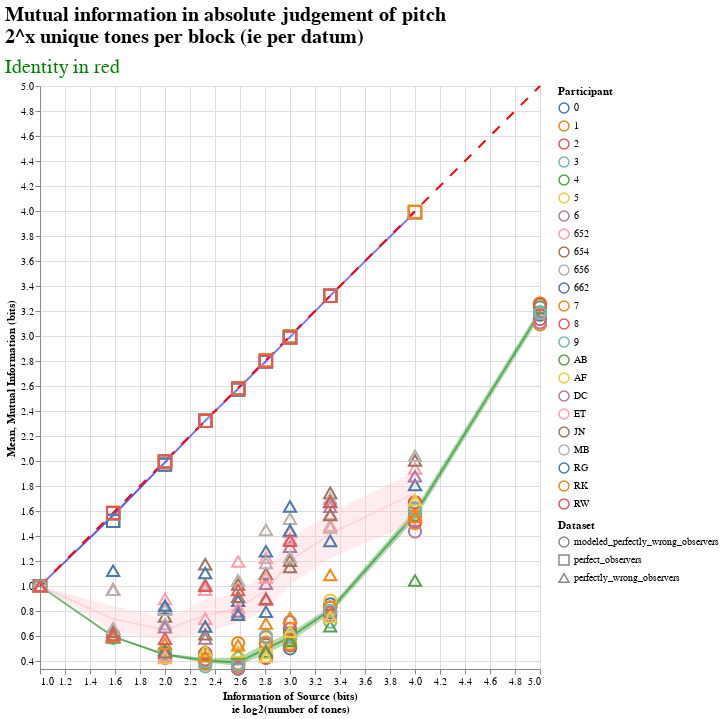

This figure's notebook cell:
### Code cell
plot_mutual_info([perfect_observers_df, not_identity_model_df, wrong_df])

### Figure 1 — Vega-Lite specification as saved in the notebook (floating-point values rounded to 4 significant figures; data arrays with more than 128 entries replaced by an {"elided": "..."} marker saying what was removed)
{"config": {"view": {"continuousWidth": 400, "continuousHeight": 300}, "title": {"anchor": "start", "font": "Helvetica", "fontSize": 20}}, "layer": [{"layer": [{"mark": {"type": "line", "color": "blue", "opacity": 0.5}, "encoding": {"x": {"type": "quantitative", "field": "source", "scale": {"domain": [1.0, 5.0]}, "title": ["Information of Source (bits)", "ie log2(number of tones)"]}, "y": {"type": "quantitative", "aggregate": "mean", "field": "mutual", "scale": {"domain": [0.3359, 5.0]}, "title": "Mean"}}, "height": 583.0, "title": {"text": ["Mutual information in absolute judgement of pitch", "2^x unique tones per block (ie per datum)"], "subtitle": ["Identity in red"], "color": "black", "subtitleColor": "green", "subtitleFontSize": 20, "subtitlePadding": 10}, "width": 500}, {"mark": {"type": "errorband", "color": "blue", "extent": "ci"}, "encoding": {"x": {"type": "quantitative", "field": "source", "scale": {"domain": [1.0, 5.0]}, "title": ["Information of Source (bits)", "ie log2(number of tones)"]}, "y": {"type": "quantitative", "field": "mutual", "scale": {"domain": [0.3359, 5.0]}, "title": ""}}, "height": 583.0, "title": {"text": ["Mutual information in absolute judgement of pitch", "2^x unique tones per block (ie per datum)"], "subtitle": ["Identity in red"], "color": "black", "subtitleColor": "green", "subtitleFontSize": 20, "subtitlePadding": 10}, "width": 500}], "data": {"name": "data-fed8695b78d0467fa31e796bd8058746"}}, {"layer": [{"mark": {"type": "line", "color": "green", "opacity": 0.5}, "encoding": {"x": {"type": "quantitative", "field": "source", "scale": {"domain": [1.0, 5.0]}, "title": ["Information of Source (bits)", "ie log2(number of tones)"]}, "y": {"type": "quantitative", "aggregate": "mean", "field": "mutual", "scale": {"domain": [0.3359, 5.0]}, "title": "Mean"}}, "height": 583.0, "title": {"text": ["Mutual information in absolute judgement of pitch", "2^x unique tones per block (ie per datum)"], "subtitle": ["Identity in red"], "color": "black", "subtitleColor": "green", "subtitleFontSize": 20, "subtitlePadding": 10}, "width": 500}, {"mark": {"type": "errorband", "color": "green", "extent": "ci"}, "encoding": {"x": {"type": "quantitative", "field": "source", "scale": {"domain": [1.0, 5.0]}, "title": ["Information of Source (bits)", "ie log2(number of tones)"]}, "y": {"type": "quantitative", "field": "mutual", "scale": {"domain": [0.3359, 5.0]}, "title": ""}}, "height": 583.0, "title": {"text": ["Mutual information in absolute judgement of pitch", "2^x unique tones per block (ie per datum)"], "subtitle": ["Identity in red"], "color": "black", "subtitleColor": "green", "subtitleFontSize": 20, "subtitlePadding": 10}, "width": 500}], "data": {"name": "data-efb2f48be89034cd4c956def0618857c"}}, {"layer": [{"mark": {"type": "line", "color": "pink", "opacity": 0.5}, "encoding": {"x": {"type": "quantitative", "field": "source", "scale": {"domain": [1.0, 5.0]}, "title": ["Information of Source (bits)", "ie log2(number of tones)"]}, "y": {"type": "quantitative", "aggregate": "mean", "field": "mutual", "scale": {"domain": [0.3359, 5.0]}, "title": "Mean"}}, "height": 583.0, "title": {"text": ["Mutual information in absolute judgement of pitch", "2^x unique tones per block (ie per datum)"], "subtitle": ["Identity in red"], "color": "black", "subtitleColor": "green", "subtitleFontSize": 20, "subtitlePadding": 10}, "width": 500}, {"mark": {"type": "errorband", "color": "pink", "extent": "ci"}, "encoding": {"x": {"type": "quantitative", "field": "source", "scale": {"domain": [1.0, 5.0]}, "title": ["Information of Source (bits)", "ie log2(number of tones)"]}, "y": {"type": "quantitative", "field": "mutual", "scale": {"domain": [0.3359, 5.0]}, "title": ""}}, "height": 583.0, "title": {"text": ["Mutual information in absolute judgement of pitch", "2^x unique tones per block (ie per datum)"], "subtitle": ["Identity in red"], "color": "black", "subtitleColor": "green", "subtitleFontSize": 20, "subtitlePadding": 10}, "width": 500}], "data": {"name": "data-e9dbe2e2ed11192fa0c4c49d2bf84fb3"}}, {"data": {"name": "data-fbe34fcba80713c6e2a2411ef93149db"}, "mark": {"type": "line", "color": "red", "strokeDash": [10, 10]}, "encoding": {"x": {"type": "quantitative", "field": "source", "scale": {"domain": [1.0, 5.0]}, "title": ["Information of Source (bits)", "ie log2(number of tones)"]}, "y": {"type": "quantitative", "field": "source", "scale": {"domain": [0.3359, 5.0]}, "title": ""}}, "height": 583, "title": {"text": ["Mutual information in absolute judgement of pitch", "2^x unique tones per block (ie per datum)"], "subtitle": ["Identity in red"], "color": "black", "subtitleColor": "green", "subtitleFontSize": 20, "subtitlePadding": 10}, "width": 500}, {"data": {"name": "data-fbe34fcba80713c6e2a2411ef93149db"}, "mark": {"type": "point", "opacity": 1, "size": 150}, "encoding": {"color": {"type": "nominal", "field": "pid", "title": "Participant"}, "shape": {"type": "nominal", "field": "source_df", "title": "Dataset"}, "x": {"type": "quantitative", "field": "source", "scale": {"domain": [1.0, 5.0]}, "title": ["Information of Source (bits)", "ie log2(number of tones)"]}, "y": {"type": "quantitative", "axis": {"titleColor": "black"}, "field": "mutual", "scale": {"domain": [0.3359, 5.0]}, "title": "Mutual Information (bits)"}}, "height": 583, "title": {"text": ["Mutual information in absolute judgement of pitch", "2^x unique tones per block (ie per datum)"], "subtitle": ["Identity in red"], "color": "black", "subtitleColor": "green", "subtitleFontSize": 20, "subtitlePadding": 10}, "width": 500}], "$schema": "https://vega.github.io/schema/vega-lite/v4.8.1.json", "datasets": {"data-fed8695b78d0467fa31e796bd8058746": [{"pid": "652", "source": 1.585, "mutual": 1.522, "source_df": "perfect_observers"}, {"pid": "652", "source": 2.0, "mutual": 1.971, "source_df": "perfect_observers"}, {"pid": "652", "source": 2.322, "mutual": 2.322, "source_df": "perfect_observers"}, {"pid": "652", "source": 2.585, "mutual": 2.571, "source_df": "perfect_observers"}, {"pid": "652", "source": 2.807, "mutual": 2.793, "source_df": "perfect_observers"}, {"pid": "652", "source": 3.0, "mutual": 2.99, "source_df": "perfect_observers"}, {"pid": "652", "source": 3.322, "mutual": 3.322, "source_df": "perfect_observers"}, {"pid": "652", "source": 4.0, "mutual": 3.991, "source_df": "perfect_observers"}, {"pid": "654", "source": 1.585, "mutual": 1.522, "source_df": "perfect_observers"}, {"pid": "654", "source": 2.0, "mutual": 1.971, "source_df": "perfect_observers"}, {"pid": "654", "source": 2.322, "mutual": 2.322, "source_df": "perfect_observers"}, {"pid": "654", "source": 2.585, "mutual": 2.571, "source_df": "perfect_observers"}, {"pid": "654", "source": 2.807, "mutual": 2.793, "source_df": "perfect_observers"}, {"pid": "654", "source": 3.0, "mutual": 2.99, "source_df": "perfect_observers"}, {"pid": "654", "source": 3.322, "mutual": 3.322, "source_df": "perfect_observers"}, {"pid": "654", "source": 4.0, "mutual": 3.991, "source_df": "perfect_observers"}, {"pid": "656", "source": 1.585, "mutual": 1.522, "source_df": "perfect_observers"}, {"pid": "656", "source": 2.0, "mutual": 1.971, "source_df": "perfect_observers"}, {"pid": "656", "source": 2.322, "mutual": 2.322, "source_df": "perfect_observers"}, {"pid": "656", "source": 2.585, "mutual": 2.571, "source_df": "perfect_observers"}, {"pid": "656", "source": 2.807, "mutual": 2.793, "source_df": "perfect_observers"}, {"pid": "656", "source": 3.0, "mutual": 2.99, "source_df": "perfect_observers"}, {"pid": "656", "source": 3.322, "mutual": 3.322, "source_df": "perfect_observers"}, {"pid": "656", "source": 4.0, "mutual": 3.991, "source_df": "perfect_observers"}, {"pid": "662", "source": 1.585, "mutual": 1.522, "source_df": "perfect_observers"}, {"pid": "662", "source": 2.0, "mutual": 1.971, "source_df": "perfect_observers"}, {"pid": "662", "source": 2.322, "mutual": 2.322, "source_df": "perfect_observers"}, {"pid": "662", "source": 2.585, "mutual": 2.571, "source_df": "perfect_observers"}, {"pid": "662", "source": 2.807, "mutual": 2.793, "source_df": "perfect_observers"}, {"pid": "662", "source": 3.0, "mutual": 2.99, "source_df": "perfect_observers"}, {"pid": "662", "source": 3.322, "mutual": 3.322, "source_df": "perfect_observers"}, {"pid": "662", "source": 4.0, "mutual": 3.991, "source_df": "perfect_observers"}, {"pid": "AB", "source": 1.0, "mutual": 1.0, "source_df": "perfect_observers"}, {"pid": "AB", "source": 1.585, "mutual": 1.585, "source_df": "perfect_observers"}, {"pid": "AB", "source": 2.0, "mutual": 1.999, "source_df": "perfect_observers"}, {"pid": "AB", "source": 2.322, "mutual": 2.322, "source_df": "perfect_observers"}, {"pid": "AB", "source": 2.585, "mutual": 2.583, "source_df": "perfect_observers"}, {"pid": "AB", "source": 2.807, "mutual": 2.804, "source_df": "perfect_observers"}, {"pid": "AB", "source": 3.0, "mutual": 2.999, "source_df": "perfect_observers"}, {"pid": "AB", "source": 3.322, "mutual": 3.322, "source_df": "perfect_observers"}, {"pid": "AB", "source": 4.0, "mutual": 3.994, "source_df": "perfect_observers"}, {"pid": "AF", "source": 1.0, "mutual": 1.0, "source_df": "perfect_observers"}, {"pid": "AF", "source": 1.585, "mutual": 1.585, "source_df": "perfect_observers"}, {"pid": "AF", "source": 2.0, "mutual": 1.998, "source_df": "perfect_observers"}, {"pid": "AF", "source": 2.322, "mutual": 2.322, "source_df": "perfect_observers"}, {"pid": "AF", "source": 2.585, "mutual": 2.584, "source_df": "perfect_observers"}, {"pid": "AF", "source": 2.807, "mutual": 2.805, "source_df": "perfect_observers"}, {"pid": "AF", "source": 3.0, "mutual": 2.994, "source_df": "perfect_observers"}, {"pid": "AF", "source": 3.322, "mutual": 3.322, "source_df": "perfect_observers"}, {"pid": "AF", "source": 4.0, "mutual": 3.995, "source_df": "perfect_observers"}, {"pid": "DC", "source": 1.0, "mutual": 1.0, "source_df": "perfect_observers"}, {"pid": "DC", "source": 1.585, "mutual": 1.584, "source_df": "perfect_observers"}, {"pid": "DC", "source": 2.0, "mutual": 1.997, "source_df": "perfect_observers"}, {"pid": "DC", "source": 2.322, "mutual": 2.322, "source_df": "perfect_observers"}, {"pid": "DC", "source": 2.585, "mutual": 2.579, "source_df": "perfect_observers"}, {"pid": "DC", "source": 2.807, "mutual": 2.799, "source_df": "perfect_observers"}, {"pid": "DC", "source": 3.0, "mutual": 2.99, "source_df": "perfect_observers"}, {"pid": "DC", "source": 3.322, "mutual": 3.322, "source_df": "perfect_observers"}, {"pid": "DC", "source": 4.0, "mutual": 3.991, "source_df": "perfect_observers"}, {"pid": "ET", "source": 1.0, "mutual": 1.0, "source_df": "perfect_observers"}, {"pid": "ET", "source": 1.585, "mutual": 1.584, "source_df": "perfect_observers"}, {"pid": "ET", "source": 2.0, "mutual": 1.997, "source_df": "perfect_observers"}, {"pid": "ET", "source": 2.322, "mutual": 2.322, "source_df": "perfect_observers"}, {"pid": "ET", "source": 2.585, "mutual": 2.579, "source_df": "perfect_observers"}, {"pid": "ET", "source": 2.807, "mutual": 2.799, "source_df": "perfect_observers"}, {"pid": "ET", "source": 3.0, "mutual": 2.99, "source_df": "perfect_observers"}, {"pid": "ET", "source": 3.322, "mutual": 3.322, "source_df": "perfect_observers"}, {"pid": "JN", "source": 1.0, "mutual": 1.0, "source_df": "perfect_observers"}, {"pid": "JN", "source": 1.585, "mutual": 1.584, "source_df": "perfect_observers"}, {"pid": "JN", "source": 2.0, "mutual": 1.997, "source_df": "perfect_observers"}, {"pid": "JN", "source": 2.322, "mutual": 2.322, "source_df": "perfect_observers"}, {"pid": "JN", "source": 2.585, "mutual": 2.579, "source_df": "perfect_observers"}, {"pid": "JN", "source": 2.807, "mutual": 2.799, "source_df": "perfect_observers"}, {"pid": "JN", "source": 3.0, "mutual": 2.99, "source_df": "perfect_observers"}, {"pid": "JN", "source": 3.322, "mutual": 3.322, "source_df": "perfect_observers"}, {"pid": "MB", "source": 1.0, "mutual": 1.0, "source_df": "perfect_observers"}, {"pid": "MB", "source": 1.585, "mutual": 1.584, "source_df": "perfect_observers"}, {"pid": "MB", "source": 2.0, "mutual": 1.997, "source_df": "perfect_observers"}, {"pid": "MB", "source": 2.322, "mutual": 2.322, "source_df": "perfect_observers"}, {"pid": "MB", "source": 2.585, "mutual": 2.579, "source_df": "perfect_observers"}, {"pid": "MB", "source": 2.807, "mutual": 2.799, "source_df": "perfect_observers"}, {"pid": "MB", "source": 3.0, "mutual": 2.99, "source_df": "perfect_observers"}, {"pid": "MB", "source": 3.322, "mutual": 3.322, "source_df": "perfect_observers"}, {"pid": "RG", "source": 1.0, "mutual": 1.0, "source_df": "perfect_observers"}, {"pid": "RG", "source": 1.585, "mutual": 1.584, "source_df": "perfect_observers"}, {"pid": "RG", "source": 2.0, "mutual": 1.997, "source_df": "perfect_observers"}, {"pid": "RG", "source": 2.322, "mutual": 2.322, "source_df": "perfect_observers"}, {"pid": "RG", "source": 2.585, "mutual": 2.579, "source_df": "perfect_observers"}, {"pid": "RG", "source": 2.807, "mutual": 2.799, "source_df": "perfect_observers"}, {"pid": "RG", "source": 3.0, "mutual": 2.99, "source_df": "perfect_observers"}, {"pid": "RG", "source": 3.322, "mutual": 3.322, "source_df": "perfect_observers"}, {"pid": "RK", "source": 1.0, "mutual": 1.0, "source_df": "perfect_observers"}, {"pid": "RK", "source": 1.585, "mutual": 1.585, "source_df": "perfect_observers"}, {"pid": "RK", "source": 2.0, "mutual": 1.998, "source_df": "perfect_observers"}, {"pid": "RK", "source": 2.322, "mutual": 2.322, "source_df": "perfect_observers"}, {"pid": "RK", "source": 2.585, "mutual": 2.581, "source_df": "perfect_observers"}, {"pid": "RK", "source": 2.807, "mutual": 2.806, "source_df": "perfect_observers"}, {"pid": "RK", "source": 3.0, "mutual": 2.99, "source_df": "perfect_observers"}, {"pid": "RK", "source": 3.322, "mutual": 3.322, "source_df": "perfect_observers"}, {"pid": "RK", "source": 4.0, "mutual": 3.991, "source_df": "perfect_observers"}, {"pid": "RW", "source": 1.0, "mutual": 1.0, "source_df": "perfect_observers"}, {"pid": "RW", "source": 1.585, "mutual": 1.584, "source_df": "perfect_observers"}, {"pid": "RW", "source": 2.0, "mutual": 1.997, "source_df": "perfect_observers"}, {"pid": "RW", "source": 2.322, "mutual": 2.322, "source_df": "perfect_observers"}, {"pid": "RW", "source": 2.585, "mutual": 2.579, "source_df": "perfect_observers"}, {"pid": "RW", "source": 2.807, "mutual": 2.799, "source_df": "perfect_observers"}, {"pid": "RW", "source": 3.0, "mutual": 2.99, "source_df": "perfect_observers"}, {"pid": "RW", "source": 3.322, "mutual": 3.322, "source_df": "perfect_observers"}], "data-efb2f48be89034cd4c956def0618857c": [{"pid": "0", "source": 1.0, "mutual": 1.0, "source_df": "modeled_perfectly_wrong_observers"}, {"pid": "0", "source": 1.585, "mutual": 0.5908, "source_df": "modeled_perfectly_wrong_observers"}, {"pid": "0", "source": 2.0, "mutual": 0.4632, "source_df": "modeled_perfectly_wrong_observers"}, {"pid": "0", "source": 2.322, "mutual": 0.3869, "source_df": "modeled_perfectly_wrong_observers"}, {"pid": "0", "source": 2.585, "mutual": 0.3408, "source_df": "modeled_perfectly_wrong_observers"}, {"pid": "0", "source": 2.807, "mutual": 0.4312, "source_df": "modeled_perfectly_wrong_observers"}, {"pid": "0", "source": 3.0, "mutual": 0.5016, "source_df": "modeled_perfectly_wrong_observers"}, {"pid": "0", "source": 3.322, "mutual": 0.8528, "source_df": "modeled_perfectly_wrong_observers"}, {"pid": "0", "source": 4.0, "mutual": 1.621, "source_df": "modeled_perfectly_wrong_observers"}, {"pid": "0", "source": 5.0, "mutual": 3.171, "source_df": "modeled_perfectly_wrong_observers"}, {"pid": "1", "source": 1.0, "mutual": 1.0, "source_df": "modeled_perfectly_wrong_observers"}, {"pid": "1", "source": 1.585, "mutual": 0.602, "source_df": "modeled_perfectly_wrong_observers"}, {"pid": "1", "source": 2.0, "mutual": 0.4369, "source_df": "modeled_perfectly_wrong_observers"}, {"pid": "1", "source": 2.322, "mutual": 0.3761, "source_df": "modeled_perfectly_wrong_observers"}, {"pid": "1", "source": 2.585, "mutual": 0.3576, "source_df": "modeled_perfectly_wrong_observers"}, {"pid": "1", "source": 2.807, "mutual": 0.5888, "source_df": "modeled_perfectly_wrong_observers"}, {"pid": "1", "source": 3.0, "mutual": 0.5729, "source_df": "modeled_perfectly_wrong_observers"}, {"pid": "1", "source": 3.322, "mutual": 0.8266, "source_df": "modeled_perfectly_wrong_observers"}, {"pid": "1", "source": 4.0, "mutual": 1.502, "source_df": "modeled_perfectly_wrong_observers"}, {"pid": "1", "source": 5.0, "mutual": 3.092, "source_df": "modeled_perfectly_wrong_observers"}, {"pid": "2", "source": 1.0, "mutual": 1.0, "source_df": "modeled_perfectly_wrong_observers"}, {"pid": "2", "source": 1.585, "mutual": 0.5905, "source_df": "modeled_perfectly_wrong_observers"}, {"pid": "2", "source": 2.0, "mutual": 0.4311, "source_df": "modeled_perfectly_wrong_observers"}, {"pid": "2", "source": 2.322, "mutual": 0.4125, "source_df": "modeled_perfectly_wrong_observers"}, {"pid": "2", "source": 2.585, "mutual": 0.3703, "source_df": "modeled_perfectly_wrong_observers"}, {"pid": "2", "source": 2.807, "mutual": 0.5296, "source_df": "modeled_perfectly_wrong_observers"}, {"pid": "2", "source": 3.0, "mutual": 0.5249, "source_df": "modeled_perfectly_wrong_observers"}, {"pid": "2", "source": 3.322, "mutual": 0.7638, "source_df": "modeled_perfectly_wrong_observers"}, {"pid": "2", "source": 4.0, "mutual": 1.519, "source_df": "modeled_perfectly_wrong_observers"}, {"pid": "2", "source": 5.0, "mutual": 3.136, "source_df": "modeled_perfectly_wrong_observers"}, {"pid": "3", "source": 1.0, "mutual": 1.0, "source_df": "modeled_perfectly_wrong_observers"}, {"pid": "3", "source": 1.585, "mutual": 0.5917, "source_df": "modeled_perfectly_wrong_observers"}, {"pid": "3", "source": 2.0, "mutual": 0.4592, "source_df": "modeled_perfectly_wrong_observers"}, {"pid": "3", "source": 2.322, "mutual": 0.3573, "source_df": "modeled_perfectly_wrong_observers"}, {"pid": "3", "source": 2.585, "mutual": 0.422, "source_df": "modeled_perfectly_wrong_observers"}, {"pid": "3", "source": 2.807, "mutual": 0.5435, "source_df": "modeled_perfectly_wrong_observers"}, {"pid": "3", "source": 3.0, "mutual": 0.6215, "source_df": "modeled_perfectly_wrong_observers"}, {"pid": "3", "source": 3.322, "mutual": 0.7149, "source_df": "modeled_perfectly_wrong_observers"}, {"pid": "3", "source": 4.0, "mutual": 1.617, "source_df": "modeled_perfectly_wrong_observers"}, {"pid": "3", "source": 5.0, "mutual": 3.191, "source_df": "modeled_perfectly_wrong_observers"}, {"pid": "4", "source": 1.0, "mutual": 1.0, "source_df": "modeled_perfectly_wrong_observers"}, {"pid": "4", "source": 1.585, "mutual": 0.5879, "source_df": "modeled_perfectly_wrong_observers"}, {"pid": "4", "source": 2.0, "mutual": 0.4393, "source_df": "modeled_perfectly_wrong_observers"}, {"pid": "4", "source": 2.322, "mutual": 0.4514, "source_df": "modeled_perfectly_wrong_observers"}, {"pid": "4", "source": 2.585, "mutual": 0.3808, "source_df": "modeled_perfectly_wrong_observers"}, {"pid": "4", "source": 2.807, "mutual": 0.4338, "source_df": "modeled_perfectly_wrong_observers"}, {"pid": "4", "source": 3.0, "mutual": 0.6207, "source_df": "modeled_perfectly_wrong_observers"}, {"pid": "4", "source": 3.322, "mutual": 0.8276, "source_df": "modeled_perfectly_wrong_observers"}, {"pid": "4", "source": 4.0, "mutual": 1.571, "source_df": "modeled_perfectly_wrong_observers"}, {"pid": "4", "source": 5.0, "mutual": 3.228, "source_df": "modeled_perfectly_wrong_observers"}, {"pid": "5", "source": 1.0, "mutual": 1.0, "source_df": "modeled_perfectly_wrong_observers"}, {"pid": "5", "source": 1.585, "mutual": 0.5986, "source_df": "modeled_perfectly_wrong_observers"}, {"pid": "5", "source": 2.0, "mutual": 0.4841, "source_df": "modeled_perfectly_wrong_observers"}, {"pid": "5", "source": 2.322, "mutual": 0.396, "source_df": "modeled_perfectly_wrong_observers"}, {"pid": "5", "source": 2.585, "mutual": 0.3832, "source_df": "modeled_perfectly_wrong_observers"}, {"pid": "5", "source": 2.807, "mutual": 0.4669, "source_df": "modeled_perfectly_wrong_observers"}, {"pid": "5", "source": 3.0, "mutual": 0.5469, "source_df": "modeled_perfectly_wrong_observers"}, {"pid": "5", "source": 3.322, "mutual": 0.8828, "source_df": "modeled_perfectly_wrong_observers"}, {"pid": "5", "source": 4.0, "mutual": 1.65, "source_df": "modeled_perfectly_wrong_observers"}, {"pid": "5", "source": 5.0, "mutual": 3.259, "source_df": "modeled_perfectly_wrong_observers"}, {"pid": "6", "source": 1.0, "mutual": 1.0, "source_df": "modeled_perfectly_wrong_observers"}, {"pid": "6", "source": 1.585, "mutual": 0.5938, "source_df": "modeled_perfectly_wrong_observers"}, {"pid": "6", "source": 2.0, "mutual": 0.425, "source_df": "modeled_perfectly_wrong_observers"}, {"pid": "6", "source": 2.322, "mutual": 0.4007, "source_df": "modeled_perfectly_wrong_observers"}, {"pid": "6", "source": 2.585, "mutual": 0.3359, "source_df": "modeled_perfectly_wrong_observers"}, {"pid": "6", "source": 2.807, "mutual": 0.4236, "source_df": "modeled_perfectly_wrong_observers"}, {"pid": "6", "source": 3.0, "mutual": 0.7109, "source_df": "modeled_perfectly_wrong_observers"}, {"pid": "6", "source": 3.322, "mutual": 0.7948, "source_df": "modeled_perfectly_wrong_observers"}, {"pid": "6", "source": 4.0, "mutual": 1.436, "source_df": "modeled_perfectly_wrong_observers"}, {"pid": "6", "source": 5.0, "mutual": 3.109, "source_df": "modeled_perfectly_wrong_observers"}, {"pid": "7", "source": 1.0, "mutual": 1.0, "source_df": "modeled_perfectly_wrong_observers"}, {"pid": "7", "source": 1.585, "mutual": 0.5965, "source_df": "modeled_perfectly_wrong_observers"}, {"pid": "7", "source": 2.0, "mutual": 0.4645, "source_df": "modeled_perfectly_wrong_observers"}, {"pid": "7", "source": 2.322, "mutual": 0.3991, "source_df": "modeled_perfectly_wrong_observers"}, {"pid": "7", "source": 2.585, "mutual": 0.5435, "source_df": "modeled_perfectly_wrong_observers"}, {"pid": "7", "source": 2.807, "mutual": 0.548, "source_df": "modeled_perfectly_wrong_observers"}, {"pid": "7", "source": 3.0, "mutual": 0.5344, "source_df": "modeled_perfectly_wrong_observers"}, {"pid": "7", "source": 3.322, "mutual": 0.8277, "source_df": "modeled_perfectly_wrong_observers"}, {"pid": "7", "source": 4.0, "mutual": 1.556, "source_df": "modeled_perfectly_wrong_observers"}, {"pid": "7", "source": 5.0, "mutual": 3.26, "source_df": "modeled_perfectly_wrong_observers"}, {"pid": "8", "source": 1.0, "mutual": 1.0, "source_df": "modeled_perfectly_wrong_observers"}, {"pid": "8", "source": 1.585, "mutual": 0.6116, "source_df": "modeled_perfectly_wrong_observers"}, {"pid": "8", "source": 2.0, "mutual": 0.4436, "source_df": "modeled_perfectly_wrong_observers"}, {"pid": "8", "source": 2.322, "mutual": 0.4626, "source_df": "modeled_perfectly_wrong_observers"}, {"pid": "8", "source": 2.585, "mutual": 0.377, "source_df": "modeled_perfectly_wrong_observers"}, {"pid": "8", "source": 2.807, "mutual": 0.4283, "source_df": "modeled_perfectly_wrong_observers"}, {"pid": "8", "source": 3.0, "mutual": 0.6575, "source_df": "modeled_perfectly_wrong_observers"}, {"pid": "8", "source": 3.322, "mutual": 0.7876, "source_df": "modeled_perfectly_wrong_observers"}, {"pid": "8", "source": 4.0, "mutual": 1.67, "source_df": "modeled_perfectly_wrong_observers"}, {"pid": "8", "source": 5.0, "mutual": 3.25, "source_df": "modeled_perfectly_wrong_observers"}, {"pid": "9", "source": 1.0, "mutual": 1.0, "source_df": "modeled_perfectly_wrong_observers"}, {"pid": "9", "source": 1.585, "mutual": 0.5857, "source_df": "modeled_perfectly_wrong_observers"}, {"pid": "9", "source": 2.0, "mutual": 0.4671, "source_df": "modeled_perfectly_wrong_observers"}, {"pid": "9", "source": 2.322, "mutual": 0.3977, "source_df": "modeled_perfectly_wrong_observers"}, {"pid": "9", "source": 2.585, "mutual": 0.3726, "source_df": "modeled_perfectly_wrong_observers"}, {"pid": "9", "source": 2.807, "mutual": 0.5994, "source_df": "modeled_perfectly_wrong_observers"}, {"pid": "9", "source": 3.0, "mutual": 0.5977, "source_df": "modeled_perfectly_wrong_observers"}, {"pid": "9", "source": 3.322, "mutual": 0.7997, "source_df": "modeled_perfectly_wrong_observers"}, {"pid": "9", "source": 4.0, "mutual": 1.606, "source_df": "modeled_perfectly_wrong_observers"}, {"pid": "9", "source": 5.0, "mutual": 3.183, "source_df": "modeled_perfectly_wrong_observers"}], "data-e9dbe2e2ed11192fa0c4c49d2bf84fb3": [{"pid": "652", "source": 1.585, "mutual": 0.971, "source_df": "perfectly_wrong_observers"}, {"pid": "652", "source": 2.0, "mutual": 0.8955, "source_df": "perfectly_wrong_observers"}, {"pid": "652", "source": 2.322, "mutual": 0.971, "source_df": "perfectly_wrong_observers"}, {"pid": "652", "source": 2.585, "mutual": 1.195, "source_df": "perfectly_wrong_observers"}, {"pid": "652", "source": 2.807, "mutual": 1.227, "source_df": "perfectly_wrong_observers"}, {"pid": "652", "source": 3.0, "mutual": 1.432, "source_df": "perfectly_wrong_observers"}, {"pid": "652", "source": 3.322, "mutual": 1.578, "source_df": "perfectly_wrong_observers"}, {"pid": "652", "source": 4.0, "mutual": 1.94, "source_df": "perfectly_wrong_observers"}, {"pid": "654", "source": 1.585, "mutual": 0.971, "source_df": "perfectly_wrong_observers"}, {"pid": "654", "source": 2.0, "mutual": 0.7568, "source_df": "perfectly_wrong_observers"}, {"pid": "654", "source": 2.322, "mutual": 1.174, "source_df": "perfectly_wrong_observers"}, {"pid": "654", "source": 2.585, "mutual": 1.013, "source_df": "perfectly_wrong_observers"}, {"pid": "654", "source": 2.807, "mutual": 1.099, "source_df": "perfectly_wrong_observers"}, {"pid": "654", "source": 3.0, "mutual": 1.202, "source_df": "perfectly_wrong_observers"}, {"pid": "654", "source": 3.322, "mutual": 1.745, "source_df": "perfectly_wrong_observers"}, {"pid": "654", "source": 4.0, "mutual": 2.005, "source_df": "perfectly_wrong_observers"}, {"pid": "656", "source": 1.585, "mutual": 0.971, "source_df": "perfectly_wrong_observers"}, {"pid": "656", "source": 2.0, "mutual": 0.6955, "source_df": "perfectly_wrong_observers"}, {"pid": "656", "source": 2.322, "mutual": 1.015, "source_df": "perfectly_wrong_observers"}, {"pid": "656", "source": 2.585, "mutual": 0.7884, "source_df": "perfectly_wrong_observers"}, {"pid": "656", "source": 2.807, "mutual": 1.449, "source_df": "perfectly_wrong_observers"}, {"pid": "656", "source": 3.0, "mutual": 1.539, "source_df": "perfectly_wrong_observers"}, {"pid": "656", "source": 3.322, "mutual": 1.467, "source_df": "perfectly_wrong_observers"}, {"pid": "656", "source": 4.0, "mutual": 2.042, "source_df": "perfectly_wrong_observers"}, {"pid": "662", "source": 1.585, "mutual": 1.122, "source_df": "perfectly_wrong_observers"}, {"pid": "662", "source": 2.0, "mutual": 0.82, "source_df": "perfectly_wrong_observers"}, {"pid": "662", "source": 2.322, "mutual": 1.104, "source_df": "perfectly_wrong_observers"}, {"pid": "662", "source": 2.585, "mutual": 0.8822, "source_df": "perfectly_wrong_observers"}, {"pid": "662", "source": 2.807, "mutual": 1.278, "source_df": "perfectly_wrong_observers"}, {"pid": "662", "source": 3.0, "mutual": 1.636, "source_df": "perfectly_wrong_observers"}, {"pid": "662", "source": 3.322, "mutual": 1.361, "source_df": "perfectly_wrong_observers"}, {"pid": "662", "source": 4.0, "mutual": 1.808, "source_df": "perfectly_wrong_observers"}, {"pid": "AB", "source": 1.0, "mutual": 1.0, "source_df": "perfectly_wrong_observers"}, {"pid": "AB", "source": 1.585, "mutual": 0.5891, "source_df": "perfectly_wrong_observers"}, {"pid": "AB", "source": 2.0, "mutual": 0.4894, "source_df": "perfectly_wrong_observers"}, {"pid": "AB", "source": 2.322, "mutual": 0.4883, "source_df": "perfectly_wrong_observers"}, {"pid": "AB", "source": 2.585, "mutual": 0.4619, "source_df": "perfectly_wrong_observers"}, {"pid": "AB", "source": 2.807, "mutual": 0.4769, "source_df": "perfectly_wrong_observers"}, {"pid": "AB", "source": 3.0, "mutual": 0.5611, "source_df": "perfectly_wrong_observers"}, {"pid": "AB", "source": 3.322, "mutual": 0.6781, "source_df": "perfectly_wrong_observers"}, {"pid": "AB", "source": 4.0, "mutual": 1.044, "source_df": "perfectly_wrong_observers"}, {"pid": "AF", "source": 1.0, "mutual": 1.0, "source_df": "perfectly_wrong_observers"}, {"pid": "AF", "source": 1.585, "mutual": 0.596, "source_df": "perfectly_wrong_observers"}, {"pid": "AF", "source": 2.0, "mutual": 0.4248, "source_df": "perfectly_wrong_observers"}, {"pid": "AF", "source": 2.322, "mutual": 0.4847, "source_df": "perfectly_wrong_observers"}, {"pid": "AF", "source": 2.585, "mutual": 0.4757, "source_df": "perfectly_wrong_observers"}, {"pid": "AF", "source": 2.807, "mutual": 0.4354, "source_df": "perfectly_wrong_observers"}, {"pid": "AF", "source": 3.0, "mutual": 0.6349, "source_df": "perfectly_wrong_observers"}, {"pid": "AF", "source": 3.322, "mutual": 0.7529, "source_df": "perfectly_wrong_observers"}, {"pid": "AF", "source": 4.0, "mutual": 1.687, "source_df": "perfectly_wrong_observers"}, {"pid": "DC", "source": 1.0, "mutual": 1.0, "source_df": "perfectly_wrong_observers"}, {"pid": "DC", "source": 1.585, "mutual": 0.658, "source_df": "perfectly_wrong_observers"}, {"pid": "DC", "source": 2.0, "mutual": 0.6704, "source_df": "perfectly_wrong_observers"}, {"pid": "DC", "source": 2.322, "mutual": 0.5806, "source_df": "perfectly_wrong_observers"}, {"pid": "DC", "source": 2.585, "mutual": 0.7984, "source_df": "perfectly_wrong_observers"}, {"pid": "DC", "source": 2.807, "mutual": 1.018, "source_df": "perfectly_wrong_observers"}, {"pid": "DC", "source": 3.0, "mutual": 1.315, "source_df": "perfectly_wrong_observers"}, {"pid": "DC", "source": 3.322, "mutual": 1.634, "source_df": "perfectly_wrong_observers"}, {"pid": "DC", "source": 4.0, "mutual": 1.878, "source_df": "perfectly_wrong_observers"}, {"pid": "ET", "source": 1.0, "mutual": 1.0, "source_df": "perfectly_wrong_observers"}, {"pid": "ET", "source": 1.585, "mutual": 0.6054, "source_df": "perfectly_wrong_observers"}, {"pid": "ET", "source": 2.0, "mutual": 0.4411, "source_df": "perfectly_wrong_observers"}, {"pid": "ET", "source": 2.322, "mutual": 0.7391, "source_df": "perfectly_wrong_observers"}, {"pid": "ET", "source": 2.585, "mutual": 0.8294, "source_df": "perfectly_wrong_observers"}, {"pid": "ET", "source": 2.807, "mutual": 1.068, "source_df": "perfectly_wrong_observers"}, {"pid": "ET", "source": 3.0, "mutual": 1.379, "source_df": "perfectly_wrong_observers"}, {"pid": "ET", "source": 3.322, "mutual": 1.485, "source_df": "perfectly_wrong_observers"}, {"pid": "JN", "source": 1.0, "mutual": 1.0, "source_df": "perfectly_wrong_observers"}, {"pid": "JN", "source": 1.585, "mutual": 0.6325, "source_df": "perfectly_wrong_observers"}, {"pid": "JN", "source": 2.0, "mutual": 0.4713, "source_df": "perfectly_wrong_observers"}, {"pid": "JN", "source": 2.322, "mutual": 0.6141, "source_df": "perfectly_wrong_observers"}, {"pid": "JN", "source": 2.585, "mutual": 0.915, "source_df": "perfectly_wrong_observers"}, {"pid": "JN", "source": 2.807, "mutual": 0.8998, "source_df": "perfectly_wrong_observers"}, {"pid": "JN", "source": 3.0, "mutual": 1.152, "source_df": "perfectly_wrong_observers"}, {"pid": "JN", "source": 3.322, "mutual": 1.568, "source_df": "perfectly_wrong_observers"}, {"pid": "MB", "source": 1.0, "mutual": 1.0, "source_df": "perfectly_wrong_observers"}, {"pid": "MB", "source": 1.585, "mutual": 0.6604, "source_df": "perfectly_wrong_observers"}, {"pid": "MB", "source": 2.0, "mutual": 0.8096, "source_df": "perfectly_wrong_observers"}, {"pid": "MB", "source": 2.322, "mutual": 0.6752, "source_df": "perfectly_wrong_observers"}, {"pid": "MB", "source": 2.585, "mutual": 1.046, "source_df": "perfectly_wrong_observers"}, {"pid": "MB", "source": 2.807, "mutual": 1.185, "source_df": "perfectly_wrong_observers"}, {"pid": "MB", "source": 3.0, "mutual": 1.231, "source_df": "perfectly_wrong_observers"}, {"pid": "MB", "source": 3.322, "mutual": 1.7, "source_df": "perfectly_wrong_observers"}, {"pid": "RG", "source": 1.0, "mutual": 1.0, "source_df": "perfectly_wrong_observers"}, {"pid": "RG", "source": 1.585, "mutual": 0.5969, "source_df": "perfectly_wrong_observers"}, {"pid": "RG", "source": 2.0, "mutual": 0.8443, "source_df": "perfectly_wrong_observers"}, {"pid": "RG", "source": 2.322, "mutual": 0.6758, "source_df": "perfectly_wrong_observers"}, {"pid": "RG", "source": 2.585, "mutual": 0.7704, "source_df": "perfectly_wrong_observers"}, {"pid": "RG", "source": 2.807, "mutual": 0.7945, "source_df": "perfectly_wrong_observers"}, {"pid": "RG", "source": 3.0, "mutual": 1.445, "source_df": "perfectly_wrong_observers"}, {"pid": "RG", "source": 3.322, "mutual": 1.674, "source_df": "perfectly_wrong_observers"}, {"pid": "RK", "source": 1.0, "mutual": 1.0, "source_df": "perfectly_wrong_observers"}, {"pid": "RK", "source": 1.585, "mutual": 0.5978, "source_df": "perfectly_wrong_observers"}, {"pid": "RK", "source": 2.0, "mutual": 0.5382, "source_df": "perfectly_wrong_observers"}, {"pid": "RK", "source": 2.322, "mutual": 0.4392, "source_df": "perfectly_wrong_observers"}, {"pid": "RK", "source": 2.585, "mutual": 0.5265, "source_df": "perfectly_wrong_observers"}, {"pid": "RK", "source": 2.807, "mutual": 0.6996, "source_df": "perfectly_wrong_observers"}, {"pid": "RK", "source": 3.0, "mutual": 0.7449, "source_df": "perfectly_wrong_observers"}, {"pid": "RK", "source": 3.322, "mutual": 1.088, "source_df": "perfectly_wrong_observers"}, {"pid": "RK", "source": 4.0, "mutual": 1.554, "source_df": "perfectly_wrong_observers"}, {"pid": "RW", "source": 1.0, "mutual": 1.0, "source_df": "perfectly_wrong_observers"}, {"pid": "RW", "source": 1.585, "mutual": 0.6083, "source_df": "perfectly_wrong_observers"}, {"pid": "RW", "source": 2.0, "mutual": 0.5786, "source_df": "perfectly_wrong_observers"}, {"pid": "RW", "source": 2.322, "mutual": 1.002, "source_df": "perfectly_wrong_observers"}, {"pid": "RW", "source": 2.585, "mutual": 0.9693, "source_df": "perfectly_wrong_observers"}, {"pid": "RW", "source": 2.807, "mutual": 0.8919, "source_df": "perfectly_wrong_observers"}, {"pid": "RW", "source": 3.0, "mutual": 1.362, "source_df": "perfectly_wrong_observers"}, {"pid": "RW", "source": 3.322, "mutual": 1.672, "source_df": "perfectly_wrong_observers"}], "data-fbe34fcba80713c6e2a2411ef93149db": {"elided": "316 records"}}}
